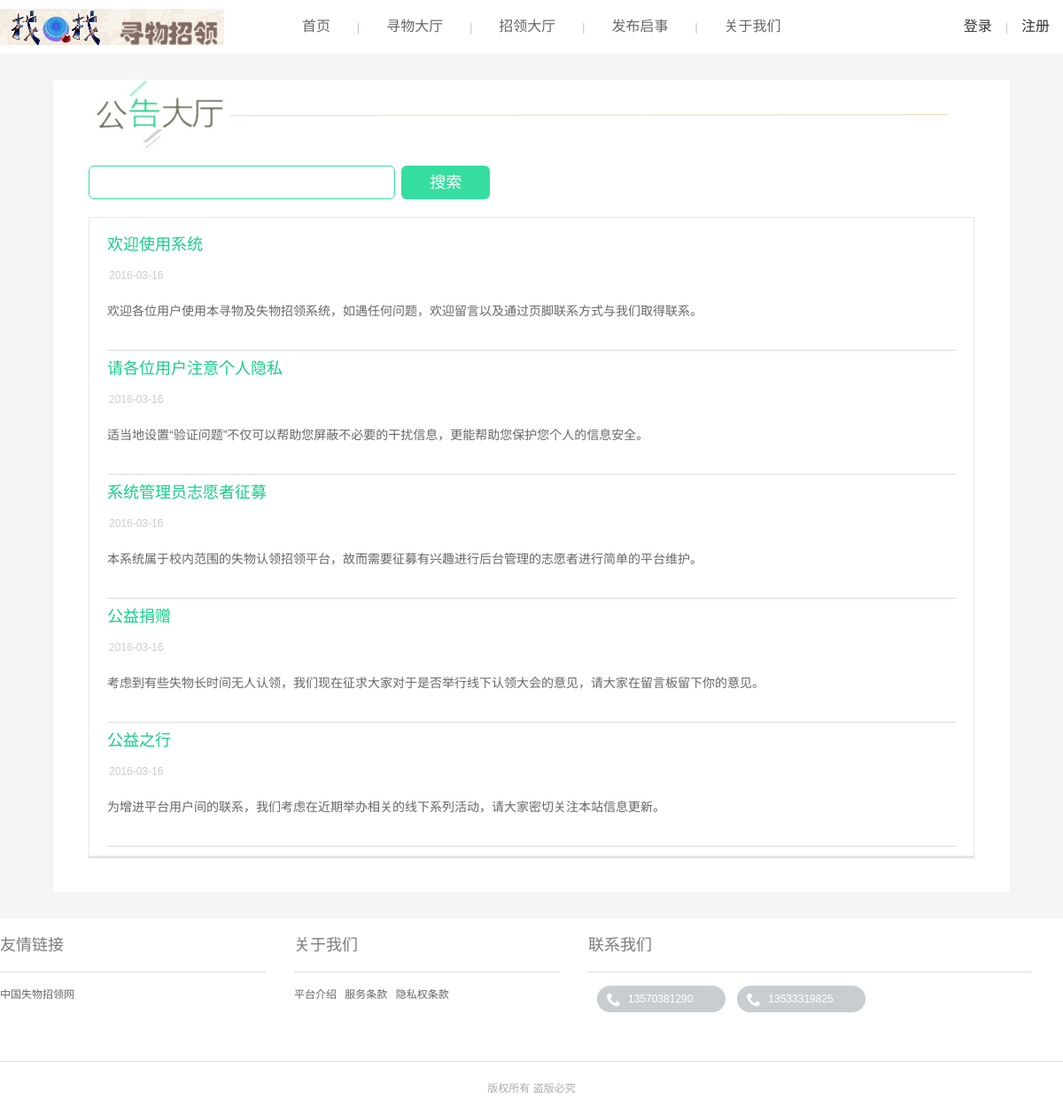
Page /graduation/user/list_announce.php on the committed database.
### tables this page shows
CREATE TABLE `announce` (
  `a_id` int(11) NOT NULL AUTO_INCREMENT,
  `title` varchar(100) DEFAULT NULL,
  `context` varchar(255) DEFAULT NULL,
  `p_date` date DEFAULT NULL,
  `u_name` varchar(100) DEFAULT NULL,
  PRIMARY KEY (`a_id`)
);

### graduation/user/list_announce.php (called while the page is built, shortened)
<?php
require "isLogin.php";
require "../common/class/sepPage.php";
if(isset($_GET['page'])){
	$pageNow=$_GET['page'];
}else{
	$pageNow=1;
};
if(isset($_GET['keyword'])&&!empty($_GET['keyword'])){
	$keyword=$_GET['keyword'];
	$params = array(
	    'table'=>'announce',
	    'pageNow'  =>$pageNow,
	    'condition'=>"where (sign(locate('$keyword',title))+sign(locate('$keyword',context)))>0",
	    'pageRows' =>5
	);
}else{
	$keyword='';
	$params = array(
	    'table'=>'announce',
	    'pageNow'  =>$pageNow,
	    'pageRows' =>5
	);
}
$smarty=new SmartyProject();
$sepPage = new page($params);
$page=$sepPage->showData();
$smarty->assign('page',$page);
$smarty->assign('keyword',$keyword);
$smarty->assign('uid',$uid);
$smarty->assign('username',$username);
$smarty->assign('headImg',$headImg);
$smarty->display('user/list_announce.tpl');
?>

### graduation/common/class/db.php (called while the page is built, shortened)
<?php
if (!class_exists('DB')) {
Class DB {
    private $link_id;
    public function connect($dbhost, $dbuser, $dbpw, $dbname, $pconnect = 0,$charset='utf8') {
        if( $pconnect==0 ) {
            $this->link_id = @mysql_connect($dbhost, $dbuser, $dbpw, true);
        } else {
            $this->link_id = @mysql_pconnect($dbhost, $dbuser, $dbpw);
            if(!$this->link_id){
                $this->halt("数据库持久连接失败");
            }
        }
    }
    public function query($sql) {
        $query = mysql_query($sql,$this->link_id);
        return $query;
    }
    public function get_all($sql,$result_type = MYSQL_ASSOC) {
        $query = $this->query($sql);
        $i = 0;
        $rt = array();
        while($row = mysql_fetch_array($query,$result_type)) {
            $rt[$i]=$row;
            $i++;
        }
        return $rt;
    }
}
}
?>

### graduation/common/class/sepPage.php (called while the page is built, shortened)
<?php
class page{
    public     $first_row;
    public     $list_rows;
    protected  $total_pages;
    protected  $total_rows;
    protected  $now_page;
    protected  $table;
    protected  $condition;
    protected  $select;
    protected  $order;
    public function __construct($data = array(),$db='')
    {
        if($db){
            $this->db=$db;
        }else{
            require_once "../common/class/db.php";
            $this->db=new DB;
        }
        $this->table=!empty($data['table']) ? $data['table'] : '';
        $this->condition=!empty($data['condition']) ? $data['condition'] : '';
        $this->select=!empty($data['select']) ? $data['select'] : '*';
        $this->order=!empty($data['order']) ? $data['order'] : 'p_date';
        $this->total_rows = $this->getCount($this->table,$this->condition);
        $this->list_rows         = !empty($data['pageRows']) && $data['pageRows'] <= 100 ? $data['pageRows'] : 15;
        $this->total_pages       = ceil($this->total_rows / $this->list_rows);
        if(!empty($data['pageNow']))
        {
            $this->now_page = intval($data['pageNow']);
        }else{
            $this->now_page   = 1;
        }
        $this->now_page   = $this->now_page <= 0 ? 1 : $this->now_page;
        $this->first_row = $this->list_rows * ($this->now_page - 1);
    }
    protected function getCount($table,$condition=''){
        $sql="select count(*) as total from $table $condition";
        $result= $this->db->query($sql);
        $count=mysql_result($result,0,'total');
        return $count;
    }
    protected function getData($table,$condition='',$select='',$order=''){
        $sql="select $select from $table $condition order by $order desc limit $this->first_row,$this->list_rows";
        $list= $this->db->get_all($sql);
        return $list;
    }
    public function showData()
    {
        if($this->total_pages > 0)
        {
            $return = array();
            $list=$this->getData($this->table,$this->condition,$this->select,$this->order);
            $return['list']=$list;
            $return['count']=$this->total_rows;
            $return['pageNow']=$this->now_page;
            $return['pageTotal']=$this->total_pages;
            $return['pageRows']= $this->list_rows;
            $return['pageNav']=array();
            for($i = 1;$i<=$this->total_pages;$i++)
            {
                if($i == $this->now_page)
                {
                    $return['pageNav'][$i]=array('class'=>'pageNow','text'=>$i,'pageIndex'=>$i);
                }
            }
            return $return;
        }
    }
}
?>

### graduation/common/templates_c/%%55^554^55438A79%%list_announce.tpl.php (the view, shortened to what this page needs)
<!DOCTYPE html>
<html>
<head>
<link rel="stylesheet" href="../common/templates/user/css/style.css">
</head>
<body>
<?php $_smarty_tpl_vars = $this->_tpl_vars;
$this->_tpl_vars = $_smarty_tpl_vars;
 ?>
<div class="section notes">
	<div class="wrapper clearfix">
		<div class="section-notes">
			<div class="title-bar"><h1>公告大厅</h1></div>
            <form action="" class="search-box" style="margin-top:20px;">
                <div class="search-box">
                    <input class="search-input" type="text"  name="keyword" value="<?php echo $this->_tpl_vars['keyword']; ?>
" />
                    <input class="search-submit" type="submit" value="搜索" />
                </div>
            </form>
        	<div class="notes-list">
                <ul>
                 <?php unset($this->_sections['key']);
$this->_sections['key']['name'] = 'key';
$this->_sections['key']['loop'] = is_array($_loop=$this->_tpl_vars['page']['list']) ? count($_loop) : max(0, (int)$_loop); unset($_loop);
$this->_sections['key']['show'] = true;
$this->_sections['key']['max'] = $this->_sections['key']['loop'];
$this->_sections['key']['step'] = 1;
$this->_sections['key']['start'] = $this->_sections['key']['step'] > 0 ? 0 : $this->_sections['key']['loop']-1;
if ($this->_sections['key']['show']) {
    $this->_sections['key']['total'] = $this->_sections['key']['loop'];
} else
    $this->_sections['key']['total'] = 0;
if ($this->_sections['key']['show']):
            for ($this->_sections['key']['index'] = $this->_sections['key']['start'], $this->_sections['key']['iteration'] = 1;
                 $this->_sections['key']['iteration'] <= $this->_sections['key']['total'];
                 $this->_sections['key']['index'] += $this->_sections['key']['step'], $this->_sections['key']['iteration']++):
$this->_sections['key']['rownum'] = $this->_sections['key']['iteration'];
$this->_sections['key']['index_prev'] = $this->_sections['key']['index'] - $this->_sections['key']['step'];
$this->_sections['key']['index_next'] = $this->_sections['key']['index'] + $this->_sections['key']['step'];
$this->_sections['key']['first']      = ($this->_sections['key']['iteration'] == 1);
$this->_sections['key']['last']       = ($this->_sections['key']['iteration'] == $this->_sections['key']['total']);
?>
                    <li class="clearfix">
                        <div class="notes-info">
                            <h2 style="color:#16ce8b;"><?php echo $this->_tpl_vars['page']['list'][$this->_sections['key']['index']]['title']; ?>
</h2>
                            <p class="author">
                                <span class="time"><?php echo $this->_tpl_vars['page']['list'][$this->_sections['key']['index']]['p_date']; ?>
</span>
                            </p>
                            <p class="text"><?php echo $this->_tpl_vars['page']['list'][$this->_sections['key']['index']]['context']; ?>
                            </p>
                        </div>
                  </li>
                  <?php endfor; endif; ?>
                </ul>
            </div>
		</div>
	</div>
</div>
</body>
</html>

### graduation/common/templates/user/css/style.css (style rules this page uses)
html, body, ul, li, ol, dl, dd, dt, p, h1, h2, h3, h4, h5, h6, form, fieldset, legend, img { margin:0; padding:0; }
ul, ol { list-style:none; }
input { padding-top:0; padding-bottom:0; font-family: "微软雅黑","SimSun","宋体"; }
select, input,.reset { vertical-align:middle; }
select, input, textarea { font-size:12px; margin:0; color:#333; padding:0; font:12px/20px "微软雅黑","SimSun","宋体","Arial Narrow",HELVETICA; }
input[type="text"], input[type="password"], textarea { outline-style:none; -webkit-appearance:none; }
body { color:#333; padding:0; font:12px/20px "微软雅黑","SimSun","宋体","Arial Narrow",HELVETICA; background:#f5f5f5; position: relative; }
.clearfix:after { content:"\0020";display:block;height:0;clear:both }
.clearfix { zoom:1 }
.section { width: 100%; margin-bottom: 30px; }
.wrapper { width: 1200px; margin: 0 auto; position: relative; }
.title-bar { height: 77px; background-repeat: no-repeat; background-position: left top; line-height: 999px; overflow: hidden; }
h1,h2 { overflow: hidden; white-space: nowrap; text-overflow: ellipsis; }
.search-box .search-input { border-radius: 6px; vertical-align: top; font-size: 16px; line-height: 26px; padding: 5px; border: solid 1px #36dda0; width: 334px; }
.search-box .search-submit { border-radius: 6px; margin-left:4px; vertical-align: top; height: 38px; width: 100px; line-height: 38px; background: #36dda0; font-size: 18px; color: #fff; border: none; text-align: center; cursor: pointer; }
.notes { width: 100%; margin-top:30px; }
.section-notes { width:1000px; margin: 0 auto; background: #fff; padding:0 40px 40px; }
.notes .title-bar { height:77px; background-image: url(../../images/title_bar2_3.jpg); background-position: -10px 0; }
.notes .notes-list { padding: 10px 0; border: solid 1px #ebebeb; box-shadow: 0 2px 1px #e2e2e2; margin-top: 20px; }
.notes ul { list-style: none; }
.notes .notes-list li { margin: 0 20px; border-bottom: solid 1px #dddddd; padding: 10px 0; }
.notes .notes-list .notes-info { width: 800px; }
.notes .notes-list .notes-info h2 { margin-bottom: 15px; font-weight: normal; }
.notes .time { display: inline-block; padding-left: 2px; vertical-align: top; line-height: 20px; color: #cccccc; }
.notes .text { color: #666; font-size:14px; padding-top: 16px; padding-bottom:20px; line-height: 28px; }

### rows in the picture
announce: title "欢迎使用系统", p_date "2016-03-16", context "欢迎各位用户使用本寻物及失物招领系统，如遇任何问题，欢迎留言以及通过页脚联系方式与我们取得联系。"
announce: title "请各位用户注意个人隐私", p_date "2016-03-16", context "适当地设置“验证问题”不仅可以帮助您屏蔽不必要的干扰信息，更能帮助您保护您个人的信息安全。"
announce: title "系统管理员志愿者征募", p_date "2016-03-16", context "本系统属于校内范围的失物认领招领平台，故而需要征募有兴趣进行后台管理的志愿者进行简单的平台维护。"
announce: title "公益捐赠", p_date "2016-03-16", context "考虑到有些失物长时间无人认领，我们现在征求大家对于是否举行线下认领大会的意见，请大家在留言板留下你的意见。"
announce: title "公益之行", p_date "2016-03-16", context "为增进平台用户间的联系，我们考虑在近期举办相关的线下系列活动，请大家密切关注本站信息更新。"
